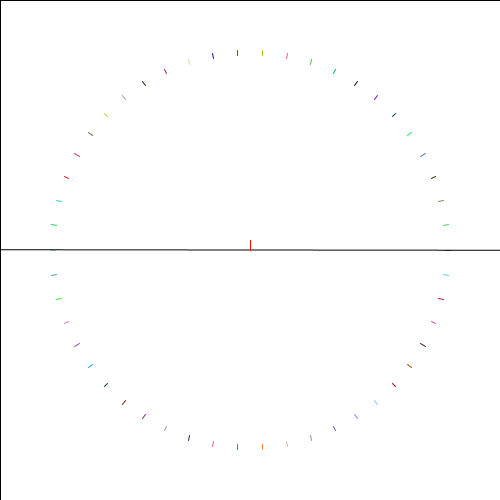
Frame 1 (no input)
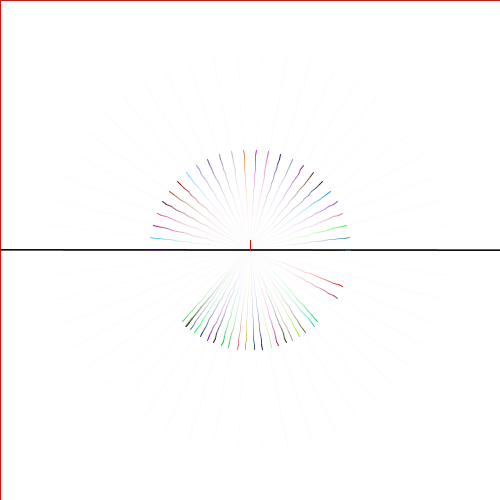
Frame 60 (the mouse pressed at the canvas centre just before this capture)
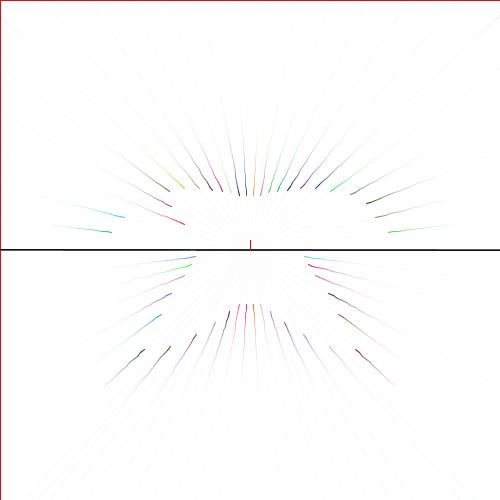
Frame 120 (the mouse held since frame 60 and released just before this capture)

The Processing sketch that drew these frames (run headless with seeded random() and noise(); from frame 60 on, the mouse is pressed at the canvas centre):

// Processing sketch: refraction_basic
// ── refraction_basic.pde
PVector surface_normal = new PVector(0, -1);
float K = 1.5;
class Photon {
  boolean go_flag = true;
  PVector posi = new PVector(0, 0);
  PVector velo = new PVector(0, 0);
  color c = color((int)random(255),
                  (int)random(255),
                  (int)random(255));
  PVector prev = new PVector(0, 0);
  PVector org_posi = new PVector(0, 0);
  PVector org_velo = new PVector(0, 0);
  Photon(float x, float y) {
    posi.x = x;
    posi.y = y;
    prev.x = posi.x;
    prev.y = posi.y;
  }
  void step() {
    if (!go_flag) {
      return;
    }
    posi.x += velo.x;
    posi.y += velo.y;
    if (prev.y < height / 2 && posi.y > height / 2) {
      refrection(surface_normal);
    }
    show();
  }
  void show() {
    stroke(c);
    line(prev.x, prev.y, posi.x, posi.y);
    prev.x = posi.x;
    prev.y = posi.y;
  }

  void refrection(PVector surface_normal) {
    float in_theta = 0;
    float angle_between = PVector.angleBetween(surface_normal, velo);
    if (angle_between > PI / 2) {
      in_theta = PI - angle_between;
    }else {
      in_theta = angle_between;
    }
    float out_theta = asin(sin(in_theta) / K); //sin(in_theta) / sin(out_theta) = K
    println("IN:" + map(in_theta, 0, PI, 0, 180));
    println("OUT:" + map(out_theta, 0, PI, 0, 180));
    if (in_theta < out_theta) {
      out_theta = PI - out_theta;
    }
    if (abs(velo.heading()) < PI / 2) {
      velo.rotate(in_theta - out_theta);
    }else {
      velo.rotate(out_theta - in_theta);
    }
  }
}

ArrayList<Photon> photons = new ArrayList<Photon>();
void init_photons() {
  int amount = 50;
  PVector center = new PVector(width / 2, height /2);
  float radius = 200;
  for (int i = 0; i < amount; i++) {
    float theta = 2 * PI / amount * i;
    Photon p = new Photon(center.x + radius * cos(theta),
                          center.y - radius * sin(theta));
    p.velo.x = -cos(theta);
    p.velo.y = sin(theta);
    p.velo.setMag(5);
    // keep original params
    p.org_posi.x = p.posi.x;
    p.org_posi.y = p.posi.y;
    p.org_velo.x = p.velo.x;
    p.org_velo.y = p.velo.y;
    photons.add(p);
  }
}

void setup() {
  size(500, 500);
  background(255);
  init_photons();
}

void draw() {
  fill(255, 255, 255, 50);
  rect(0, 0, width, height);
  for (Photon p : photons) {
    p.step();
  }
  PVector surface = new PVector(surface_normal.x, surface_normal.y);
  surface.rotate(PI / 2);
  stroke(0);
  line(width / 2 + surface.x * width,
       height / 2 + surface.y * height,
       width / 2 + surface.x * -width,
       height / 2 + surface.y * -height);
  stroke(255, 0, 0);
  line(width / 2,
       height / 2,
       width / 2 + surface_normal.x * 10,
       height / 2 + surface_normal.y * 10);
  for (Photon ps : photons) {
    if ( ps.posi.x < 0 || width < ps.posi.x || ps.posi.y < 0 || height < ps.posi.y) {
      ps.posi.x = ps.org_posi.x;
      ps.posi.y = ps.org_posi.y;
      ps.prev.x = ps.posi.x;
      ps.prev.y = ps.posi.y;
      ps.velo.x = ps.org_velo.x;
      ps.velo.y = ps.org_velo.y;
    }
  }
}

int cnt = 0;
void keyPressed() {
  if (key == 'c') {
    background(255);
  }else if (key == 'k') {
    K += 0.5;
  }else if (key == 'j') {
    K -= 0.5;
  }else {
  }
  println(K);
}

void mouseMoved() {
  // surface_normal.x = mouseX - width / 2;
  // surface_normal.y = mouseY - height / 2;
}

void mouseClicked() {
  for (Photon ps : photons) {
    ps.posi.x = mouseX;
    ps.posi.y = mouseY;
    ps.prev.x = ps.posi.x;
    ps.prev.y = ps.posi.y;
    ps.velo.x = width / 2 - mouseX;
    ps.velo.y = height / 2 - mouseY;
    ps.velo.setMag(10);
  }
}
